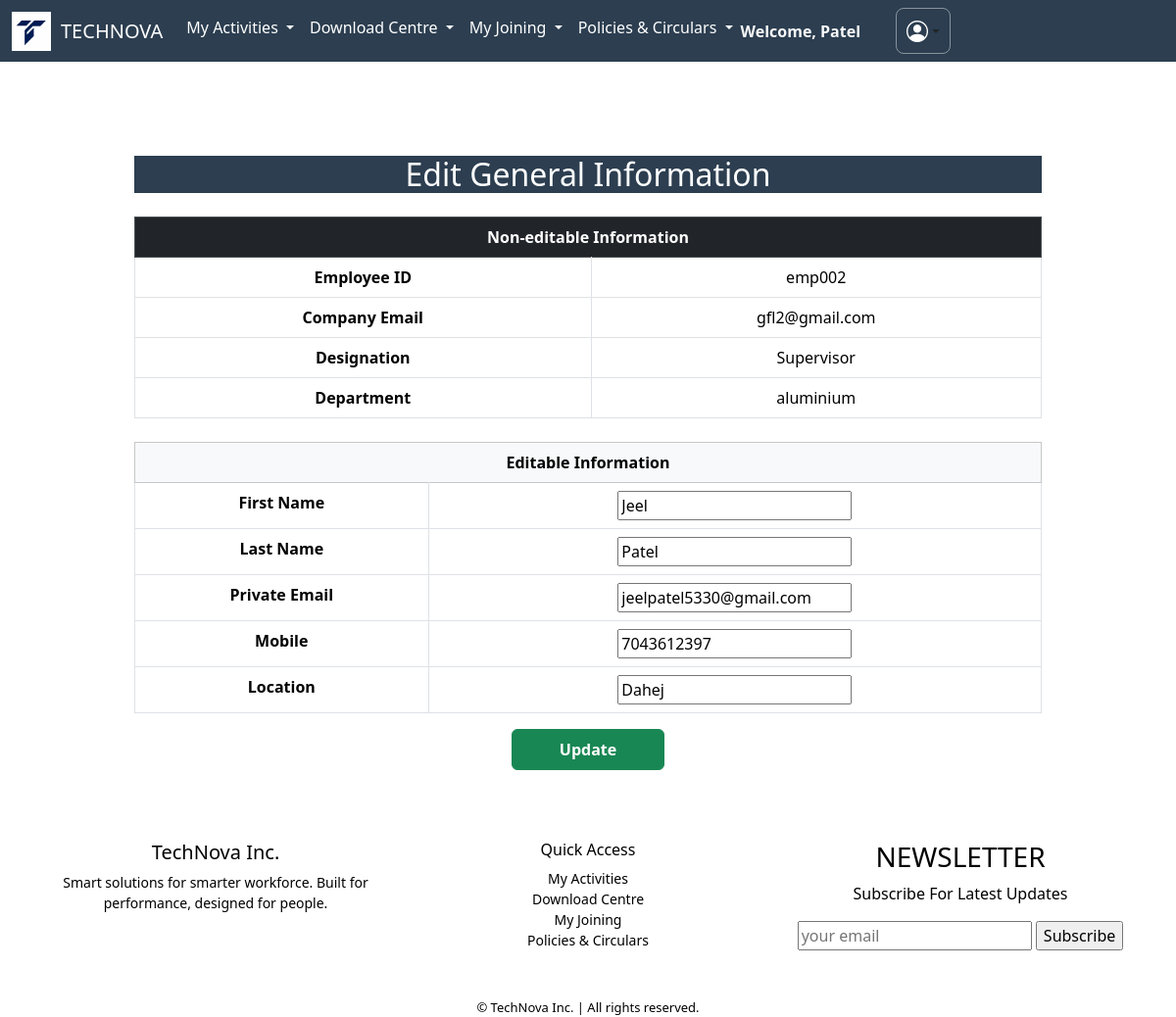
The page /updategeneral/ (signed in) on the database its author committed.
### apps/dashboard/models.py (models this page shows, shortened)
class BaseClass(models.Model):
    id = models.UUIDField(primary_key=True, default=uuid.uuid4, editable=False)
    created_at = models.DateTimeField(auto_now_add=True)
    updated_at = models.DateTimeField(auto_now=True)
    class Meta:
        abstract = True

class Employee(BaseClass):
    employee_id = models.CharField(max_length=10, unique=True, blank=True)
    first_name = models.CharField(max_length=255,null=False,blank=False)
    last_name = models.CharField(max_length=255,null=False,blank=False)
    company_email = models.EmailField(unique=True,null=False,blank=False)
    pvt_email = models.EmailField(unique=True,null=False,blank=False)
    mobile = models.CharField(max_length=15,null=False,blank=False)
    password = models.CharField(max_length=8, blank=True,null=False)
    doj = models.DateField(verbose_name="Date of Joining",null=False,blank=False)
    dob = models.DateField(verbose_name="Date of Birth", default="2000-01-01")
    location = models.CharField(max_length=100, blank=True, null=True)
    designation = models.CharField(max_length=100, blank=True, null=True)
    department = models.CharField(max_length=100, blank=True, null=True)
    manager = models.CharField(max_length=100, blank=True, null=True)
    photo = models.ImageField(upload_to='employee_photos/', default='default.jpg')

### apps/dashboard/views.py (the view)
# urls.py: path('updategeneral/',updategeneral,name='updategeneral'),
def updategeneral(request):
    employee_id = request.session.get('employee_id')
    employee = get_object_or_404(Employee, employee_id=employee_id)
    if request.method == 'POST':
        form = EmployeeGeneralInfoForm(request.POST, instance=employee)
        if form.is_valid():
            form.save()
            return redirect('generalinfo')  # or any page you like
    else:
        form = EmployeeGeneralInfoForm(instance=employee)
    return render(request, 'dashboard/geninfoupdate.html', {
        'form': form,
        'employee': employee  # to display non-editable fields
    })

### apps/dashboard/forms.py
class EmployeeGeneralInfoForm(forms.ModelForm):
    class Meta:
        model = Employee
        fields = ['first_name', 'last_name', 'pvt_email', 'mobile', 'location']  # Editable fields only

### apps/dashboard/templates/dashboard/geninfoupdate.html (shortened to what this page needs)
{% extends 'dashboard/base.html' %}
{% block body %}
<div class="container py-5">
    <div class="row justify-content-center">
        <div class="col-md-10">
            <h2 class="text-center mb-4" style="background-color: #2c3e50; color: white;">Edit General Information</h2>
            <table class="table table-bordered text-center">
                <thead class="table-dark">
                    <tr>
                        <th colspan="2">Non-editable Information</th>
                    </tr>
                </thead>
                <tbody>
                    <tr><th>Employee ID</th><td>{{ employee.employee_id }}</td></tr>
                    <tr><th>Company Email</th><td>{{ employee.company_email }}</td></tr>
                    <tr><th>Designation</th><td>{{ employee.designation }}</td></tr>
                    <tr><th>Department</th><td>{{ employee.department }}</td></tr>
                </tbody>
            </table>
            <form method="post" class="mt-4">
                <table class="table table-hover table-bordered text-center">
                    <thead class="table-light">
                        <tr><th colspan="2">Editable Information</th></tr>
                    </thead>
                    <tbody>
                        <tr>
                            <th>First Name</th>
                            <td>{{ form.first_name }}</td>
                        </tr>
                        <tr>
                            <th>Last Name</th>
                            <td>{{ form.last_name }}</td>
                        </tr>
                        <tr>
                            <th>Private Email</th>
                            <td>{{ form.pvt_email }}</td>
                        </tr>
                        <tr>
                            <th>Mobile</th>
                            <td>{{ form.mobile }}</td>
                        </tr>
                        <tr>
                            <th>Location</th>
                            <td>{{ form.location }}</td>
                        </tr>
                    </tbody>
                </table>
                <div class="text-center mt-3">
                    <button type="submit" class="btn btn-success px-5 py-2 fw-bold">Update</button>
                </div>
            </form>
        </div>
    </div>
</div>
{% endblock %}

### apps/dashboard/templates/dashboard/base.html (shortened to what this page needs)
<!DOCTYPE html>
<html lang="en">
<head>
  <link href="https://cdn.jsdelivr.net/npm/bootstrap@5.3.6/dist/css/bootstrap.min.css"
 rel="stylesheet" />
  <link rel="stylesheet" href="https://cdnjs.cloudflare.com/ajax/libs/font-awesome/6.5.0/css/all.min.css">
 <link rel="stylesheet" href="https://cdnjs.cloudflare.com/ajax/libs/font-awesome/6.4.0/css/all.min.css">
  <link rel="stylesheet" href="https://cdnjs.cloudflare.com/ajax/libs/font-awesome/6.4.0/css/all.min.css">
  <link rel="stylesheet" href="https://cdn.jsdelivr.net/npm/bootstrap-icons@1.11.3/font/bootstrap-icons.css">
</head>
<body>
  <nav class="navbar navbar-expand-lg navbar-cyan">
    <div class="container-fluid">
      <img src="/media/]logoog.jpg" alt="Login Banner"
        style="height: 40px; width: auto; object-fit: contain; vertical-align: middle; margin-right: 10px;">
      <a class="navbar-brand" href="{% url 'index_inner' %}">TECHNOVA</a>
      <div class="collapse navbar-collapse" id="navbarScroll">
        <ul class="navbar-nav me-auto my-2 my-lg-0 navbar-nav-scroll" style="--bs-scroll-height: 100px;">
          <li class="nav-item dropdown">
            <a class="nav-link dropdown-toggle" href="#" role="button" data-bs-toggle="dropdown" aria-expanded="false">
              My Activities
            </a>
          </li>
          <li class="nav-item dropdown">
            <a class="nav-link dropdown-toggle" href="#" role="button" data-bs-toggle="dropdown" aria-expanded="false">
              Download Centre
            </a>
          </li>
          <li class="nav-item dropdown">
            <a class="nav-link dropdown-toggle" href="#" role="button" data-bs-toggle="dropdown" aria-expanded="false">
              My Joining
            </a>
          </li>
          <li class="nav-item dropdown">
            <a class="nav-link dropdown-toggle" href="#" role="button" data-bs-toggle="dropdown" aria-expanded="false">
              Policies & Circulars
            </a>
          </li>
<div class="d-flex align-items-center ms-auto">
            {% if request.session.employee_name %}
            <span class="me-3 text-light fw-bold">Welcome, {{ request.session.employee_name }}</span>
            {% endif %}
<div class="dropdown d-flex align-items-center ms-auto">
  <button class="btn dropdown-toggle d-flex align-items-center justify-content-center"
          type="button" id="userMenu" data-bs-toggle="dropdown" aria-expanded="false"
          style="background-color: transparent; border: 1px solid #ffffff70; padding: 6px 10px; border-radius: 8px;">
    <i class="bi bi-person-circle" style="font-size: 22px; color: white;"></i>
  </button>
</div>
      </div>
    </div>
  </nav>
  <BR></BR>
  {% block body %}
  {% endblock %}
  <footer class="mt-4" style="background: #ffffff; color: black; ">
    <div class="container text-center">
      <div class="row">
        <div class="col-md-4 mb-3">
          <h5>TechNova Inc.</h5>
          <p style="font-size: 14px;">Smart solutions for smarter workforce. Built for performance, designed for people.
          </p>
        </div>
        <div class="col-md-4 mb-3">
          <h6>Quick Access</h6>
          <ul class="list-unstyled" style="font-size: 14px;">
            <li><a href="{% url 'claims_page' %}" class="text-black text-decoration-none">My Activities</a></li>
            <li><a href="{% url 'salary' %}" class="text-black text-decoration-none">Download Centre</a></li>
            <li><a href="{% url 'generalinfo' %}" class="text-black text-decoration-none">My Joining</a></li>
            <li><a href="{% url 'policy_and_circular' %}" class="text-black text-decoration-none">Policies &
                Circulars</a></li>
          </ul>
        </div>
        <div class="col-md-4 mb-3">
          <h3>NEWSLETTER</h3>
          <p>Subscribe For Latest Updates</p>
          <input type="email" placeholder="your email" class="email">
          <input type="submit" value="Subscribe" class="btn-btn-danger">
        </div>
        <hr class="border-light">
        <div style="font-size: 13px;">&copy; {{ current_year }} TechNova Inc. | All rights reserved.</div>
      </div>
  </footer>
</body>
</html>

### apps/dashboard/templates/dashboard/base.html (style rules this page uses)
html, body { height: 100%; margin: 0; background: #ffffff; }
.navbar-cyan { background-color: #2c3e50; }
.navbar-cyan .nav-link, .navbar-cyan .navbar-brand { color: #ffffff !important; }
.navbar-cyan .dropdown { color: black !important; }

### rows shown on the page
Employee: session.employee_name "Patel", employee_id "emp002", company_email "gfl2@gmail.com", designation "Supervisor", department "aluminium", first_name "Jeel", last_name "Patel", pvt_email "jeelpatel5330@gmail.com", mobile "7043612397", location "Dahej"
